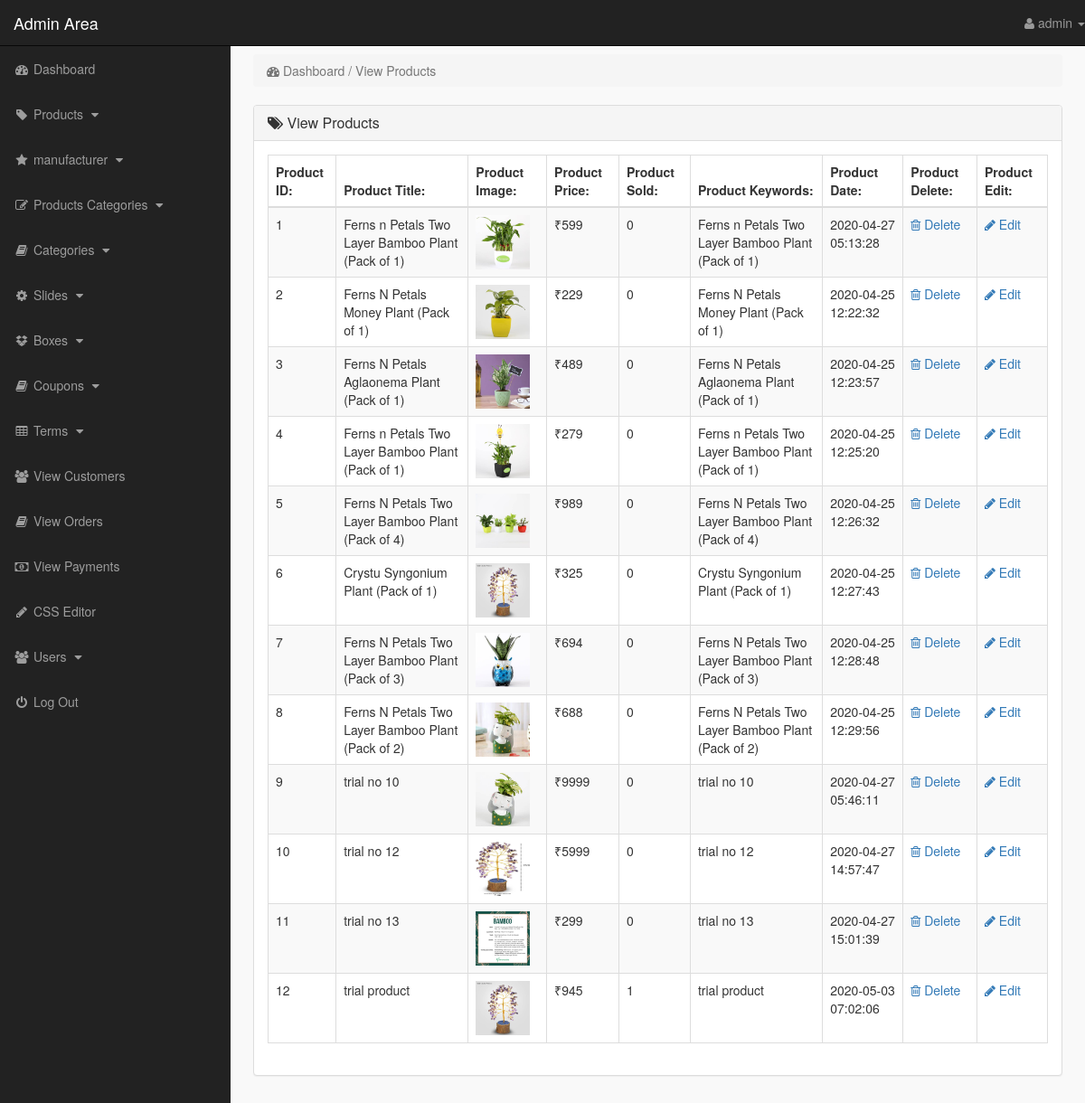
The app's page /admin_area/index.php?view_products (signed in) with its own data.
### tables this page shows
CREATE TABLE `products` (
  `product_id` int(10) NOT NULL,
  `p_cat_id` int(10) NOT NULL,
  `cat_id` int(10) NOT NULL,
  `manufacturer_id` int(10) NOT NULL,
  `date` timestamp NOT NULL DEFAULT current_timestamp() ON UPDATE current_timestamp(),
  `product_title` text NOT NULL,
  `product_img1` text NOT NULL,
  `product_img2` text NOT NULL,
  `product_img3` text NOT NULL,
  `product_price` int(10) DEFAULT NULL,
  `product_keywords` text NOT NULL,
  `product_desc` text NOT NULL,
  `product_label` text NOT NULL,
  `product_sale` int(100) NOT NULL,
  `s_email` varchar(100) NOT NULL
);

### admin_area/view_products.php (the view)
<?php
    if(!isset($_SESSION['admin_email'])){
        echo "<script>window.open('login.php','_self')</script>";
    }else{
?>
<div class="row">
    <div class="col-lg-12">
        <ol class="breadcrumb">
            <li class="active">
                <i class="fa fa-dashboard"></i> Dashboard / View Products
            </li>
        </ol>
    </div>
</div>
<div class="row">
    <div class="col-lg-12">
        <div class="panel panel-default">
            <div class="panel-heading">
               <h3 class="panel-title">
                   <i class="fa fa-tags"></i>  View Products
               </h3>
            </div>
            <div class="panel-body">
                <div class="table-responsive">
                    <table class="table table-striped table-bordered table-hover">
                        <thead>
                            <tr>
                                <th> Product ID: </th>
                                <th> Product Title: </th>
                                <th> Product Image: </th>
                                <th> Product Price: </th>
                                <th> Product Sold: </th>
                                <th> Product Keywords: </th>
                                <th> Product Date: </th>
                                <th> Product Delete: </th>
                                <th> Product Edit: </th>
                            </tr>
                        </thead>
                        <tbody>
                            <?php
                                $i=0;
                                $get_pro = "select * from products";
                                $run_pro = mysqli_query($con,$get_pro);
                                while($row_pro=mysqli_fetch_array($run_pro)){
                                    $pro_id = $row_pro['product_id'];
                                    $pro_title = $row_pro['product_title'];
                                    $pro_img1 = $row_pro['product_img1'];
                                    $pro_price = $row_pro['product_price'];
                                    $pro_keywords = $row_pro['product_keywords'];
                                    $pro_date = $row_pro['date'];
                                    $i++;
                            ?>
                            <tr>
                                <td> <?php echo $i; ?> </td>
                                <td> <?php echo $pro_title; ?> </td>
                                <td> <img src="product_images/<?php echo $pro_img1; ?>" width="60" height="60"></td>
                                <td> ₹<?php echo $pro_price; ?> </td>
                                <td> <?php
                                        $get_sold = "select * from pending_orders where product_id='$pro_id'";
                                        $run_sold = mysqli_query($con,$get_sold);
                                        $count = mysqli_num_rows($run_sold);
                                        echo $count;
                                     ?>
                                </td>
                                <td> <?php echo $pro_keywords; ?> </td>
                                <td> <?php echo $pro_date ?> </td>
                                <td>
                                     <a href="index.php?delete_product=<?php echo $pro_id; ?>">
                                        <i class="fa fa-trash-o"></i> Delete
                                     </a>
                                </td>
                                <td>
                                     <a href="index.php?edit_product=<?php echo $pro_id; ?>">
                                        <i class="fa fa-pencil"></i> Edit
                                     </a>
                                </td>
                            </tr>
                            <?php } ?>
                        </tbody>
                    </table>
                </div>
            </div>
        </div>
    </div>
</div>
<?php } ?>

### admin_area/includes/sidebar.php (shortened to what this page needs)
<?php
    if(!isset($_SESSION['admin_email'])){
        echo "<script>window.open('login.php','_self')</script>";
    }else{
?>
<nav class="navbar navbar-inverse navbar-fixed-top">
    <div class="navbar-header">
        <a href="index.php?dashboard" class="navbar-brand">Admin Area</a>
    </div>
    <ul class="nav navbar-right top-nav">
        <li class="dropdown">
            <a href="#" class="dropdown-toggle" data-toggle="dropdown">
                <i class="fa fa-user"></i> <?php echo $admin_name;  ?> <b class="caret"></b>
            </a>
        </li>
    </ul>
    <div class="collapse navbar-collapse navbar-ex1-collapse">
        <ul class="nav navbar-nav side-nav">
            <li>
                <a href="index.php?dashboard">
                        <i class="fa fa-fw fa-dashboard"></i> Dashboard
                </a>
            </li>
            <li>
                <a href="#" data-toggle="collapse" data-target="#products">
                        <i class="fa fa-fw fa-tag"></i> Products
                        <i class="fa fa-fw fa-caret-down"></i>
                </a>
            </li>
            <li>
                <a href="#" data-toggle="collapse" data-target="#manufacturer">
                        <i class="fa fa-fw fa-star"></i> manufacturer
                        <i class="fa fa-fw fa-caret-down"></i>
                </a>
            </li>
            <li>
                <a href="#" data-toggle="collapse" data-target="#p_cat">
                        <i class="fa fa-fw fa-edit"></i> Products Categories
                        <i class="fa fa-fw fa-caret-down"></i>
                </a>
            </li>
            <li>
                <a href="#" data-toggle="collapse" data-target="#cat">
                        <i class="fa fa-fw fa-book"></i> Categories
                        <i class="fa fa-fw fa-caret-down"></i>
                </a>
            </li>
            <li>
                <a href="#" data-toggle="collapse" data-target="#slides">
                        <i class="fa fa-fw fa-gear"></i> Slides
                        <i class="fa fa-fw fa-caret-down"></i>
                </a>
            </li>
            <li>
                <a href="#" data-toggle="collapse" data-target="#boxes">
                        <i class="fa fa-fw fa-dropbox"></i> Boxes
                        <i class="fa fa-fw fa-caret-down"></i>
                </a>
            </li>
            <li>
                <a href="#" data-toggle="collapse" data-target="#coupon">
                        <i class="fa fa-fw fa-book"></i> Coupons
                        <i class="fa fa-fw fa-caret-down"></i>
                </a>
            </li>
            <li>
                <a href="#" data-toggle="collapse" data-target="#terms">
                        <i class="fa fa-fw fa-table"></i> Terms
                        <i class="fa fa-fw fa-caret-down"></i>
                </a>
            </li>
            <li>
                <a href="index.php?view_customers">
                    <i class="fa fa-fw fa-users"></i> View Customers
                </a>
            </li>
            <li>
                <a href="index.php?view_orders">
                    <i class="fa fa-fw fa-book"></i> View Orders
                </a>
            </li>
            <li>
                <a href="index.php?view_payments">
                    <i class="fa fa-fw fa-money"></i> View Payments
                </a>
            </li>
            <li>
                <a href="index.php?edit_css">
                    <i class="fa fa-fw fa-pencil"></i> CSS Editor
                </a>
            </li>
            <li>
                <a href="#" data-toggle="collapse" data-target="#users">
                        <i class="fa fa-fw fa-users"></i> Users
                        <i class="fa fa-fw fa-caret-down"></i>
                </a>
            </li>
            <li>
                <a href="logout.php">
                    <i class="fa fa-fw fa-power-off"></i> Log Out
                </a>
            </li>
        </ul>
    </div>
</nav>
<?php } ?>

### admin_area/css/style.css (style rules this page uses)
body { margin-top: 100px; }
@media (min-width: 768px) { body { margin-top: 50px; } }
.top-nav { 0 15px; }
.top-nav>li { float: left; display: inline-block; }
.top-nav>li>a { color: #999999; line-height: 20px; padding-top: 15px; padding-bottom: 15px; }
@media (min-width: 768px) { .side-nav { position: fixed; top: 51px; bottom: 0; width: 255px; overflow-y: auto; overflow-x: hidden; background-color: #222222; padding-bottom: 40px; border-radius: 0; } }
@media (min-width: 768px) { .side-nav>li>a { width: 255px; } }
.panel-body { border-radius: 5px; }

### records on screen
products: product_title "Ferns n Petals Two Layer Bamboo Plant (Pack of 1)", product_img1 (picture), product_price "599", count "0", product_keywords "Ferns n Petals Two Layer Bamboo Plant (Pack of 1)", date "2020-04-27 05:13:28"
products: product_title "Ferns N Petals Money Plant (Pack of 1)", product_img1 (picture), product_price "229", count "0", product_keywords "Ferns N Petals Money Plant (Pack of 1)", date "2020-04-25 12:22:32"
products: product_title "Ferns N Petals Aglaonema Plant (Pack of 1)", product_img1 (picture), product_price "489", count "0", product_keywords "Ferns N Petals Aglaonema Plant (Pack of 1)", date "2020-04-25 12:23:57"
products: product_title "Ferns n Petals Two Layer Bamboo Plant (Pack of 1)", product_img1 (picture), product_price "279", count "0", product_keywords "Ferns n Petals Two Layer Bamboo Plant (Pack of 1)", date "2020-04-25 12:25:20"
products: product_title "Ferns N Petals Two Layer Bamboo Plant (Pack of 4)", product_img1 (picture), product_price "989", count "0", product_keywords "Ferns N Petals Two Layer Bamboo Plant (Pack of 4)", date "2020-04-25 12:26:32"
products: product_title "Crystu Syngonium Plant (Pack of 1)", product_img1 (picture), product_price "325", count "0", product_keywords "Crystu Syngonium Plant (Pack of 1)", date "2020-04-25 12:27:43"
products: product_title "Ferns N Petals Two Layer Bamboo Plant (Pack of 3)", product_img1 (picture), product_price "694", count "0", product_keywords "Ferns N Petals Two Layer Bamboo Plant (Pack of 3)", date "2020-04-25 12:28:48"
products: product_title "Ferns N Petals Two Layer Bamboo Plant (Pack of 2)", product_img1 (picture), product_price "688", count "0", product_keywords "Ferns N Petals Two Layer Bamboo Plant (Pack of 2)", date "2020-04-25 12:29:56"
products: product_title "trial no 10", product_img1 (picture), product_price "9999", count "0", product_keywords "trial no 10", date "2020-04-27 05:46:11"
products: product_title "trial no 12", product_img1 (picture), product_price "5999", count "0", product_keywords "trial no 12", date "2020-04-27 14:57:47"
products: product_title "trial no 13", product_img1 (picture), product_price "299", count "0", product_keywords "trial no 13", date "2020-04-27 15:01:39"
products: product_title "trial product", product_img1 (picture), product_price "945", count "1", product_keywords "trial product", date "2020-05-03 07:02:06"

### other values on screen
$admin_name "admin"
